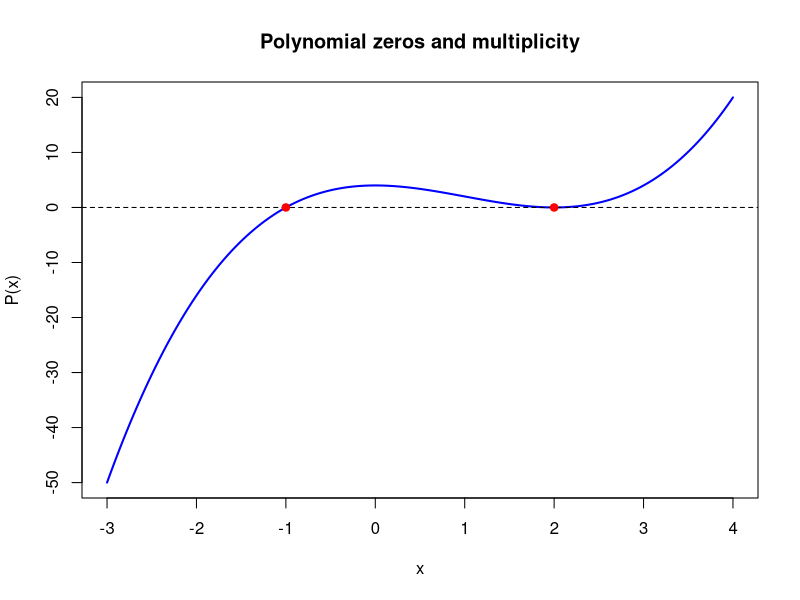
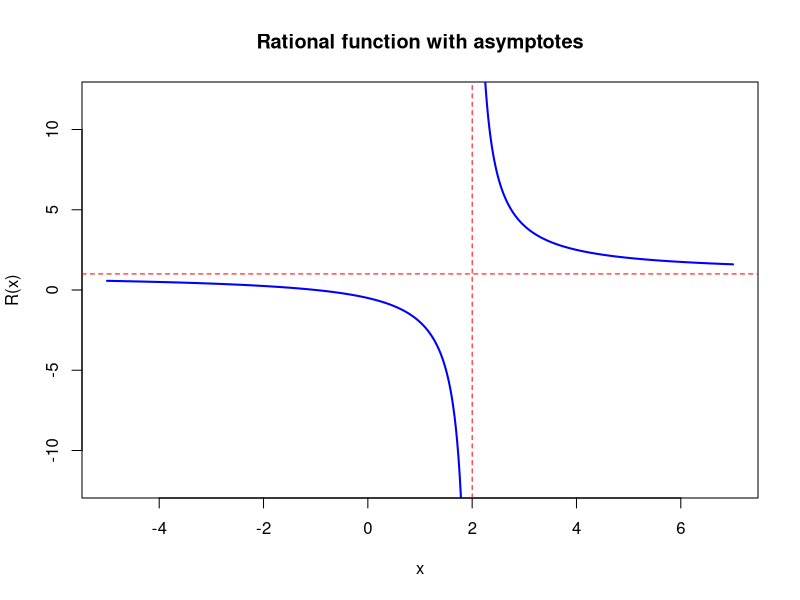
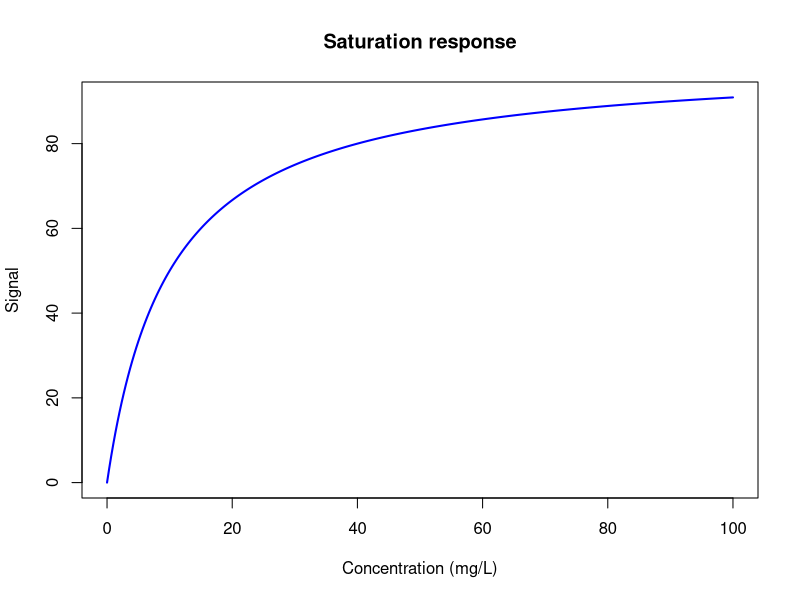

These figures' R source, in order:
# Chapter 6 computational laboratories - run from top to bottom
# LAB A: polynomial zeros and multiplicity
p <- function(x) (x+1)*(x-2)^2
x <- seq(-3, 4, length.out=600)
plot(x, p(x), type="l", col="blue", lwd=2,
     xlab="x", ylab="P(x)", main="Polynomial zeros and multiplicity")
abline(h=0, lty=2)
points(c(-1,2), c(0,0), pch=19, col="red")
print(data.frame(zero=c(-1,2), value=p(c(-1,2))))

# LAB B: rational function and vertical asymptote
rfun <- function(x) (x+1)/(x-2)
left <- seq(-5, 1.85, length.out=300)
right <- seq(2.15, 7, length.out=300)
plot(left, rfun(left), type="l", col="blue", lwd=2,
     xlim=c(-5,7), ylim=c(-12,12), xlab="x", ylab="R(x)",
     main="Rational function with asymptotes")
lines(right, rfun(right), col="blue", lwd=2)
abline(v=2, h=1, col="red", lty=2)

# LAB C: saturation model
S <- function(c) 100*c/(10+c)
c <- seq(0,100,length.out=300)
plot(c,S(c),type="l",lwd=2,col="blue",xlab="Concentration (mg/L)",
     ylab="Signal",main="Saturation response")
abline(h=100,col="red",lty=2)
print(data.frame(concentration=c(0,10,30,40),signal=S(c(0,10,30,40))))
stopifnot(abs(S(40)-80)<1e-10)
